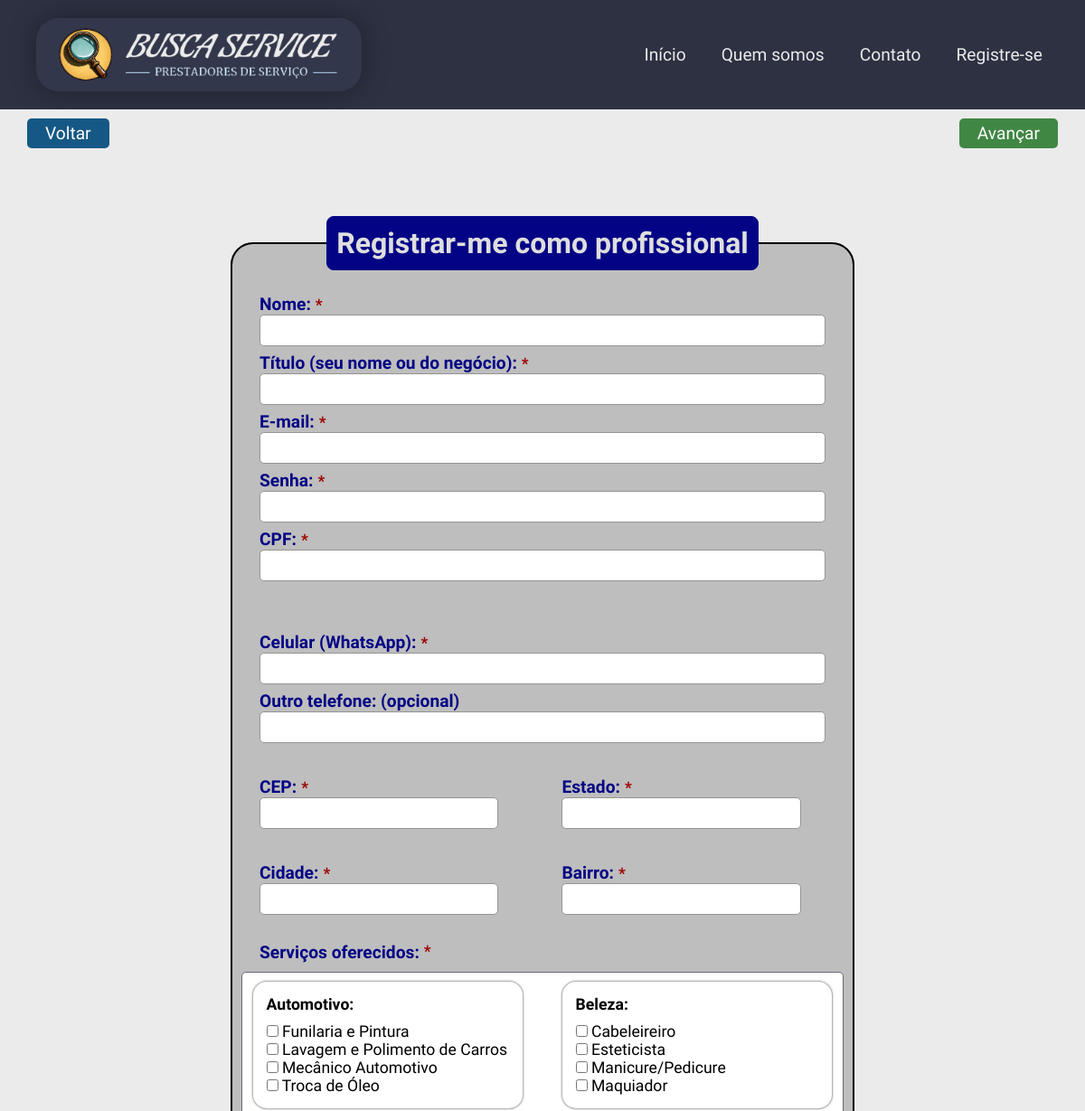
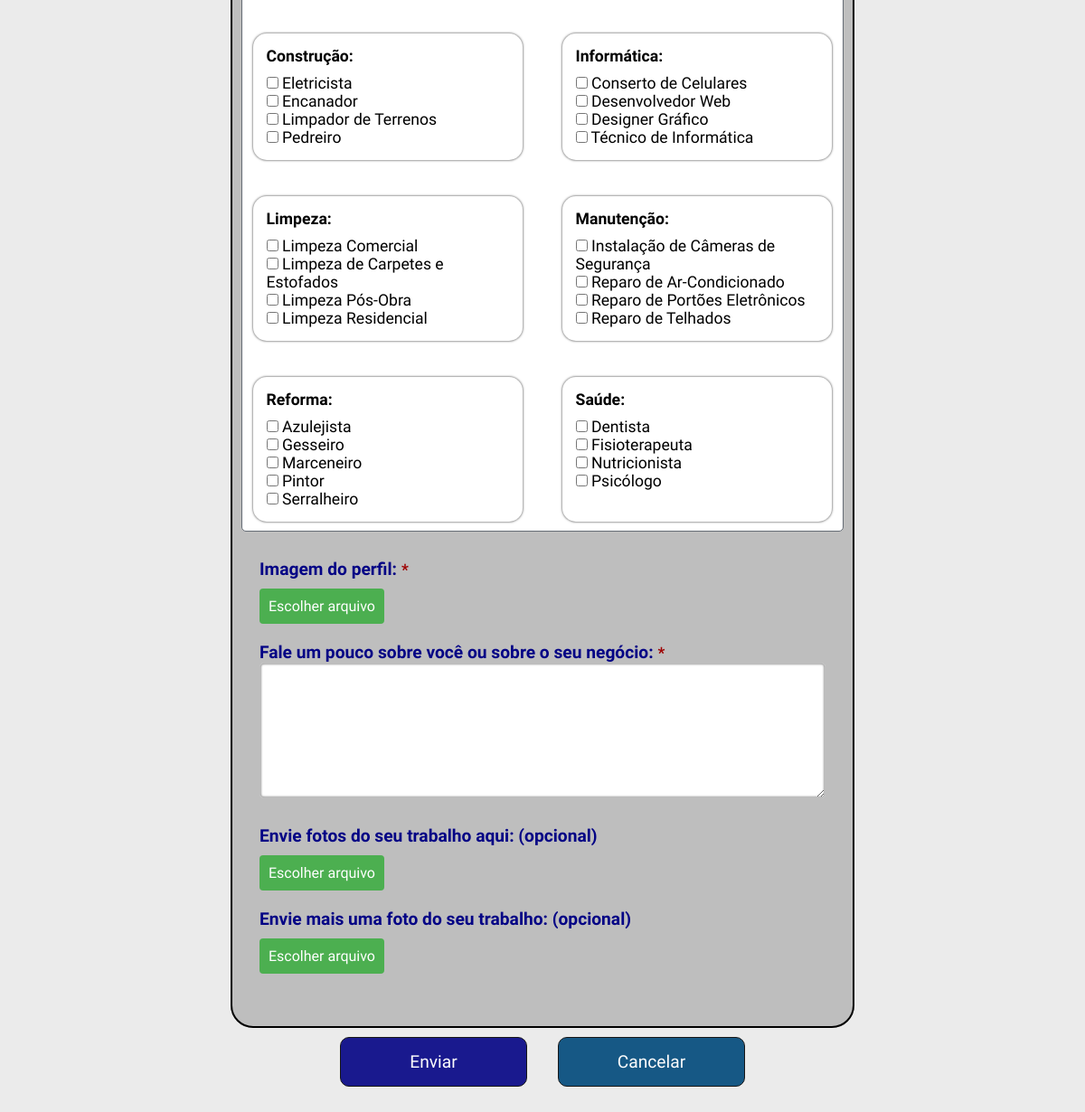
/app/views/cadastra_pro.php, run on the app's committed database (2 pictures, top to bottom).
### tables this page shows
CREATE TABLE servico(
  idserv INT(11) NOT NULL AUTO_INCREMENT,
  nome VARCHAR(45) NOT NULL,
  categoria VARCHAR(45) NOT NULL,
  status TINYINT(1) NOT NULL DEFAULT 1 COMMENT '\"0\" = Inativo / \"1\" = Ativo',
  dataregserv DATETIME NOT NULL DEFAULT CURRENT_TIMESTAMP(),
  PRIMARY KEY (idserv)
    );

### app/views/cadastra_pro.php (the view, shortened to what this page needs)
<?php
require_once 'layouts/site/header.php';
require_once 'layouts/site/menu.php';
$query = "SELECT * FROM `busca_service`.`servico` ORDER BY categoria, nome";
$dbh = Conexao::getInstance();
$stmt = $dbh->prepare($query);
$stmt->execute();
$rows = $stmt->fetchAll(PDO::FETCH_ASSOC);
?>
<body>
    <main class="bg_form">
    <?php require_once "botoes_navegacao.php"?>
        <div class="main_opc">
            <section>
                <form action="" method="post" class="box" enctype="multipart/form-data" id="formulario_img">
                    <fieldset class="main_form">
                        <legend><b>Registrar-me como profissional</b></legend>
                        <br>
                        <div class="dadosPessoais">
                            <div class="inputBox">
                                <input type="text" name="nome" id="nome" class="inputUser" required>
                                <label for="nome" class="labelInput">Nome:<span class="asterisk">*</span></label>
                            </div>
                            <div class="inputBox">
                                <input type="text" name="titulo" id="titulo" class="inputUser" required>
                                <label for="titulo" class="labelInput">Título (seu nome ou do negócio):<span class="asterisk">*</span></label>
                            </div>
                            <div class="inputBox">
                                <input type="email" name="email" id="email" class="inputUser" required>
                                <label for="email" class="labelInput">E-mail:<span class="asterisk">*</span></label>
                            </div>
                            <div class="inputBox">
                                <input type="password" name="senha" id="senha" class="inputUser" required>
                                <label for="senha" class="labelInput">Senha:<span class="asterisk">*</span></label>
                            </div>
                            <div class="inputBox">
                                <input type="text" name="cpf" id="cpf" class="inputUser" required>
                                <label for="cpf" class="labelInput">CPF:<span class="asterisk">*</span></label>
                            </div>
                            <br>
                            <div class="inputBox">
                                <input type="tel" name="telefone" id="telefone-whatsapp" class="inputUser" minlength="14" maxlength="14" required>
                                <label for="telefone-whatsapp" class="labelInput">Celular (WhatsApp):<span class="asterisk">*</span></label>
                            </div>
                            <div class="inputBox">
                            <input type="tel" name="telefone2" id="telefone-geral" class="inputUser" minlength="14" maxlength="14">
                                <label for="telefone-geral" class="labelInput">Outro telefone: (opcional)</label>
                            </div>
                        </div>
                        <div class="endereco">
                            <div class="inputBox">
                                <input type="text" id="cep" name="cep" class="inputUser" maxlength="8" minlength="8" required>
                                <label for="cep" class="labelInput">CEP:<span class="asterisk">*</span></label><br>
                            </div>
                            <div class="inputBox">
                                <input type="text" name="estado" id="estado" class="inputUser" required>
                                <label for="uf" class="labelInput">Estado:<span class="asterisk">*</span></label>
                            </div>
                            <div class="inputBox">
                                <input type="text" name="cidade" id="cidade" class="inputUser" required>
                                <label for="cidade" class="labelInput">Cidade:<span class="asterisk">*</span></label>
                            </div>
                            <div class="inputBox">
                                <input type="text" name="bairro" id="bairro" class="inputUser" required>
                                <label for="bairro" class="labelInput">Bairro:<span class="asterisk">*</span></label>
                            </div>
                        </div>
                        <label for="servicos" class="servicos_oferecidos labelInput2">Serviços oferecidos:<span class="asterisk">*</span></label>
                        <div class="seleciona_servicos">
                            <div class="servicos_lista">
                                <?php
                                $servicesByCategory = [];
                                if (isset($servicesByCategory['null'])) {
                                    echo "<spam class='nenhum_servico'>Nenhum serviço cadastrado no sistema.<spam>";
                                } else {
                                    foreach ($rows as $row) {
                                        $categoria = $row['categoria'];
                                        $idserv = $row['idserv'];
                                        $nome = $row['nome'];
                                        $servicesByCategory[$categoria][] = array('idserv' => $idserv, 'nome' => $nome);
                                    }
                                    foreach ($servicesByCategory as $categoria => $servicos) {
                                        echo "<div class='categoria_servicos'>";
                                        echo "<p><b>$categoria:</b></p>";
                                        echo "<ul>";
                                        foreach ($servicos as $servico) {
                                            $idserv = $servico['idserv'];
                                            $nome = $servico['nome'];
                                            echo "<li><input type='checkbox' name='servico[]' value='$idserv' id='servico_$idserv'> <label for='servico_$idserv'>$nome</label></li>";
                                        }
                                        echo "</ul>";
                                        echo "</div>";
                                    }
                                }
                                ?>
                            </div>
                        </div>
                        <div class="inputBox">
                            <label for="fotoprin" class="labelInput2">Imagem do perfil:<span class="asterisk">*</span></label>
                            <p><br>
                                <label for="fotoprin" class="fileInputLabel">Escolher arquivo</label>
                            </p>
                        </div>
                        <div class="inputBox">
                            <label for="field_conteudo" class="labelInput2">Fale um pouco sobre você ou sobre o seu negócio:<span class="asterisk">*</span></label>
                            <textarea class="descricao_form" id="field_conteudo" name="descricao" rows="6" required></textarea>
                        </div>
                        <div class="inputBox">
                            <label for="fotosec" class="labelInput2">Envie fotos do seu trabalho aqui: (opcional)</label>
                            <p><br>
                                <label for="fotosec" class="fileInputLabel">Escolher arquivo</label>
                            </p>
                        </div>
                        <div class="inputBox">
                            <label for="fotosec2" class="labelInput2">Envie mais uma foto do seu trabalho: (opcional)</label>
                            <p><br>
                                <label for="fotosec2" class="fileInputLabel">Escolher arquivo</label>
                            </p>
                        </div>
                        <br><br>
                    </fieldset>
                    <div class="btn_alinhamento">
                        <button type="submit" id="submit" value="Enviar" name="salvar">Enviar</button>
                        <a href="index.php">
                            <button type="button" id="cancel" value="Cancelar" name="cancelar">Cancelar</button>
                        </a>
                    </div>
                </form>
            </section>
        </div>
    </main>
</body>
</html>

### app/views/assets/css/boot.css (style rules this page uses)
* { padding: 0; margin: 0; box-sizing: border-box; text-decoration: none; font-size: 1em; font-family: 'Ubuntu', sans-serif; }

### app/views/assets/css/style.css (style rules this page uses)
html { height: 100%; min-height: 100%; }
body { display: flex; flex-direction: column; min-height: 100%; }
.categoria_servicos { padding: 15px; border-radius: 15px; -webkit-box-shadow: 0px 0px 6px 3px rgba(138, 138, 138, 0.84); -moz-box-shadow: 0px 0px 6px 3px rgba(138, 138, 138, 0.84); box-shadow: 0px 0px 2px 1px rgba(138, 138, 138, 0.84); transition: all 0.5s ease; }
.categoria_servicos p { margin-bottom: 10px; }

### app/views/assets/css/formulario.css (style rules this page uses)
.box { margin: 5% auto; color: rgb(0, 0, 0); position: relative; padding: 15px; width: 60%; }
.box fieldset { background-color: #bebebe; border-radius: 25px; border: 2px solid #000; }
.bg_form { background-color: #ebebeb; }
legend { border: 1px solid rgb(3, 3, 133); padding: 10px; text-align: center; background-color: rgb(3, 3, 133); border-radius: 8px; font-size: 2em; color: #dedede; }
.endereco { display: flex; flex-wrap: wrap; }
.endereco .inputBox { width: 40%; box-sizing: border-box; padding-right: 10px; }
.main_form { background-color: #fff; border-radius: 10px; }
.inputBox { position: relative; margin: 30px; font-weight: 500; }
.inputUser { background: none; border: none; border: 1px solid #949494; background-color: #fff; height: 35px; border-radius: 5px; outline: none; color: black; font-size: 1.1em; width: 100%; letter-spacing: 2px; font-weight: 300; }
.asterisk { font-size: 0.9em; color: rgb(158, 0, 0); margin-left: 5px; }
.labelInput { position: absolute; top: 0px; left: 0px; margin-bottom: 10px; pointer-events: none; top: -23px; font-size: 1.2em; color: rgb(3, 3, 133); font-weight: 600; transition: .5s; }
.labelInput2 { font-size: 1.2em; color: rgb(3, 3, 133); font-weight: 600; }
.fileInputLabel { background-color: #4CAF50; font-weight: 500; font-size: 1em; color: white; padding: 10px 10px; border-radius: 4px; cursor: pointer; }
#submit { background-color: rgb(3, 3, 133); width: 30%; border: none; padding: 15px; color: white; font-size: 1.2em; cursor: pointer; border-radius: 10px; align-items: center; opacity: 0.9; margin-right: 15px; border: 1px solid #000; }
#cancel { background-color: rgb(0, 73, 122); width: 30%; border: none; padding: 15px; color: white; font-size: 1.2em; cursor: pointer; border-radius: 10px; align-items: center; opacity: 0.9; margin-left: 15px; border: 1px solid #000; }
.btn_alinhamento { width: 100%; text-align: center; margin: 0px auto; margin-top: 10px; }
.seleciona_servicos { border: 0px solid rgb(161, 161, 161); border-radius: 5px; margin: 0px auto; }
.categoria_servicos { width: 45%; font-size: 1.1em; margin: 10px auto; }
.categoria_servicos ul { display: inline-block; vertical-align: top; text-decoration: none; }
.servicos_lista { display: flex; margin: 10px 10px; gap: 20px; flex-wrap: wrap; border: 1px solid #bebebe; background-color: #fff; border-radius: 5px; border: 1px solid #656c75; }
.servicos_oferecidos { display: flex; margin-left: 30px; }
.servicos_lista ul { list-style-type: none; }
.descricao_form { width: 100%; height: 150px; padding: 10px; font-size: 1.1em; border: 1px solid #bebebe; border-radius: 4px; resize: vertical; -webkit-box-shadow: inset 0px 0px 3px 0px rgba(0, 0, 0, 0.75); -moz-box-shadow: inset 0px 0px 3px 0px rgba(0, 0, 0, 0.75); box-shadow: inset 0px 0px 3px 0px rgba(0, 0, 0, 0.75); }

### app/views/assets/css/perfil_cli.css (style rules this page uses)
.input_perfil2[type="text"], textarea { display: flex; font-size: 1.2em; padding: 5px; width: 300px; border-radius: 3px; border: 1px solid #ddd; background-color: #fff; width: 100%; height: 100px; }

### data on the page
servico: nome "Funilaria e Pintura"
servico: nome "Lavagem e Polimento de Carros"
servico: nome "Mecânico Automotivo"
servico: nome "Troca de Óleo"
servico: nome "Cabeleireiro"
servico: nome "Esteticista"
servico: nome "Manicure/Pedicure"
servico: nome "Maquiador"
servico: nome "Eletricista"
servico: nome "Encanador"
servico: nome "Limpador de Terrenos"
servico: nome "Pedreiro"
servico: nome "Conserto de Celulares"
servico: nome "Desenvolvedor Web"
servico: nome "Designer Gráfico"
servico: nome "Técnico de Informática"
servico: nome "Limpeza Comercial"
servico: nome "Limpeza de Carpetes e Estofados"
servico: nome "Limpeza Pós-Obra"
servico: nome "Limpeza Residencial"
servico: nome "Instalação de Câmeras de Segurança"
servico: nome "Reparo de Ar-Condicionado"
servico: nome "Reparo de Portões Eletrônicos"
servico: nome "Reparo de Telhados"
servico: nome "Azulejista"
servico: nome "Gesseiro"
servico: nome "Marceneiro"
servico: nome "Pintor"
servico: nome "Serralheiro"
servico: categoria "Saúde", nome "Psicólogo"
servico: nome "Dentista"
servico: nome "Fisioterapeuta"
servico: nome "Nutricionista"

### other printed values
$categoria "Automotivo"
$categoria "Beleza"
$categoria "Construção"
$categoria "Informática"
$categoria "Limpeza"
$categoria "Manutenção"
$categoria "Reforma"
